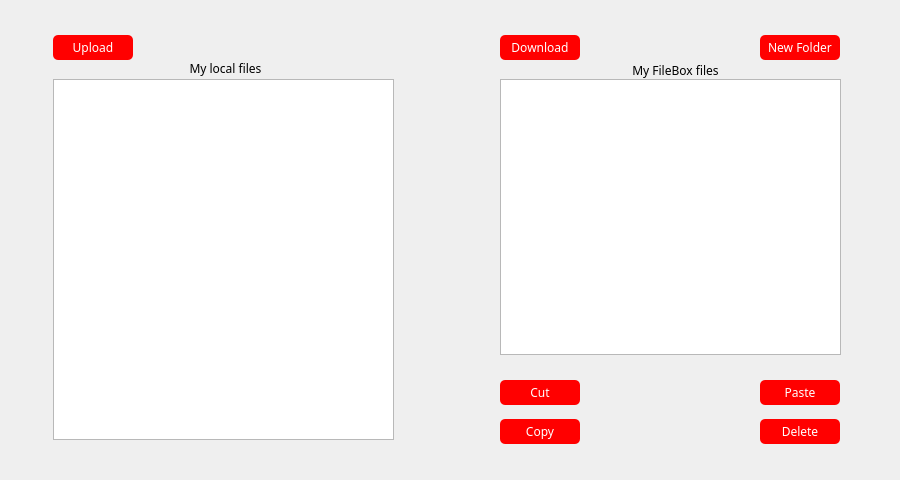
<?xml version="1.0" encoding="UTF-8"?>
<ui version="4.0">
 <class>FileBox</class>
 <widget class="QWidget" name="FileBox">
  <property name="geometry">
   <rect>
    <x>0</x>
    <y>0</y>
    <width>900</width>
    <height>480</height>
   </rect>
  </property>
  <property name="minimumSize">
   <size>
    <width>730</width>
    <height>480</height>
   </size>
  </property>
  <property name="maximumSize">
   <size>
    <width>900</width>
    <height>480</height>
   </size>
  </property>
  <property name="windowTitle">
   <string>FileBox</string>
  </property>
  <property name="windowIcon">
   <iconset resource="../../resources/images/images.qrc">
    <normaloff>:/images/FileBox_1.png</normaloff>:/images/FileBox_1.png</iconset>
  </property>
  <property name="styleSheet">
   <string notr="true">*{
	font-family: Trajan;
}

#FileBox {
	background: url(:/images/bg.png);
}

QPushButton{
        border-radius: 5px;
        background: red;
		color: white;
}

QPushButton:hover{
	background: #800000;
	color: #333;
}</string>
  </property>
  <widget class="QPushButton" name="pbUpload">
   <property name="enabled">
    <bool>true</bool>
   </property>
   <property name="geometry">
    <rect>
     <x>53</x>
     <y>35</y>
     <width>80</width>
     <height>25</height>
    </rect>
   </property>
   <property name="text">
    <string>Upload</string>
   </property>
  </widget>
  <widget class="QLabel" name="lblLocalFiles">
   <property name="geometry">
    <rect>
     <x>180</x>
     <y>60</y>
     <width>91</width>
     <height>16</height>
    </rect>
   </property>
   <property name="layoutDirection">
    <enum>Qt::RightToLeft</enum>
   </property>
   <property name="text">
    <string>My local files</string>
   </property>
   <property name="alignment">
    <set>Qt::AlignCenter</set>
   </property>
  </widget>
  <widget class="FileSystemTreeView" name="twLocalFiles">
   <property name="geometry">
    <rect>
     <x>53</x>
     <y>79</y>
     <width>341</width>
     <height>361</height>
    </rect>
   </property>
   <property name="selectionMode">
    <enum>QAbstractItemView::ExtendedSelection</enum>
   </property>
  </widget>
  <widget class="QPushButton" name="pbCopy">
   <property name="geometry">
    <rect>
     <x>500</x>
     <y>419</y>
     <width>80</width>
     <height>25</height>
    </rect>
   </property>
   <property name="styleSheet">
    <string notr="true"/>
   </property>
   <property name="text">
    <string>Copy</string>
   </property>
  </widget>
  <widget class="QPushButton" name="pbPaste">
   <property name="geometry">
    <rect>
     <x>760</x>
     <y>380</y>
     <width>80</width>
     <height>25</height>
    </rect>
   </property>
   <property name="styleSheet">
    <string notr="true"/>
   </property>
   <property name="text">
    <string>Paste</string>
   </property>
  </widget>
  <widget class="FileSystemTreeView" name="twRemoteFiles">
   <property name="geometry">
    <rect>
     <x>500</x>
     <y>79</y>
     <width>341</width>
     <height>276</height>
    </rect>
   </property>
   <property name="selectionMode">
    <enum>QAbstractItemView::ExtendedSelection</enum>
   </property>
  </widget>
  <widget class="QPushButton" name="pbDelete">
   <property name="geometry">
    <rect>
     <x>760</x>
     <y>419</y>
     <width>80</width>
     <height>25</height>
    </rect>
   </property>
   <property name="styleSheet">
    <string notr="true"/>
   </property>
   <property name="text">
    <string>Delete</string>
   </property>
  </widget>
  <widget class="QPushButton" name="pbCut">
   <property name="geometry">
    <rect>
     <x>500</x>
     <y>380</y>
     <width>80</width>
     <height>25</height>
    </rect>
   </property>
   <property name="styleSheet">
    <string notr="true"/>
   </property>
   <property name="text">
    <string>Cut</string>
   </property>
  </widget>
  <widget class="QLabel" name="lblRemoteFiles">
   <property name="geometry">
    <rect>
     <x>620</x>
     <y>60</y>
     <width>111</width>
     <height>20</height>
    </rect>
   </property>
   <property name="text">
    <string>My FileBox files</string>
   </property>
   <property name="alignment">
    <set>Qt::AlignCenter</set>
   </property>
  </widget>
  <widget class="QPushButton" name="pbNewFolder">
   <property name="geometry">
    <rect>
     <x>760</x>
     <y>35</y>
     <width>80</width>
     <height>25</height>
    </rect>
   </property>
   <property name="styleSheet">
    <string notr="true"/>
   </property>
   <property name="text">
    <string>New Folder</string>
   </property>
  </widget>
  <widget class="QPushButton" name="pbDownload">
   <property name="geometry">
    <rect>
     <x>500</x>
     <y>35</y>
     <width>80</width>
     <height>25</height>
    </rect>
   </property>
   <property name="text">
    <string>Download</string>
   </property>
  </widget>
 </widget>
 <customwidgets>
  <customwidget>
   <class>FileSystemTreeView</class>
   <extends>QTreeView</extends>
   <header>filesystemtreeview.h</header>
  </customwidget>
 </customwidgets>
 <resources>
  <include location="../../resources/images/images.qrc"/>
 </resources>
 <connections/>
</ui>
